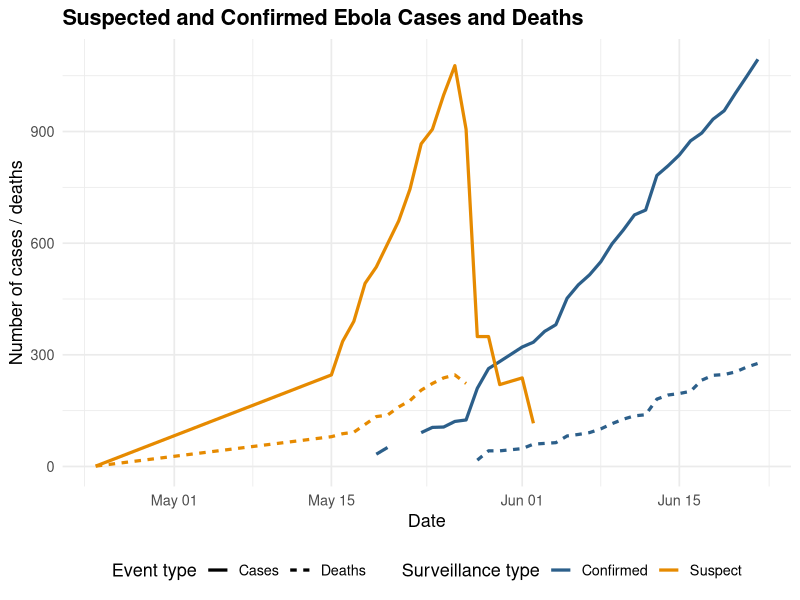
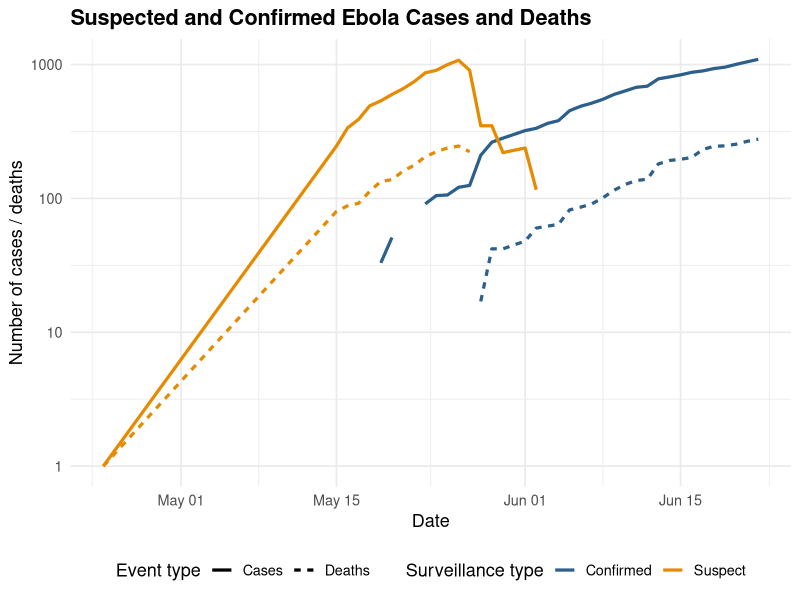
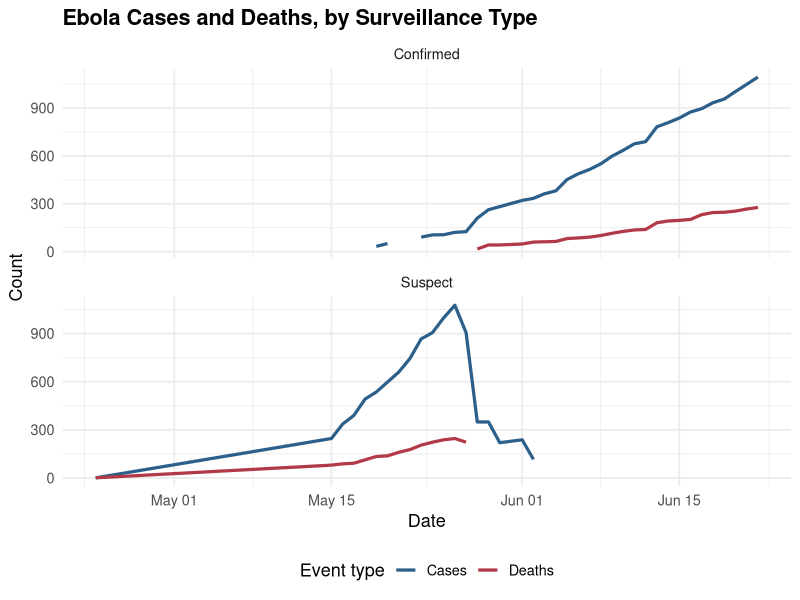
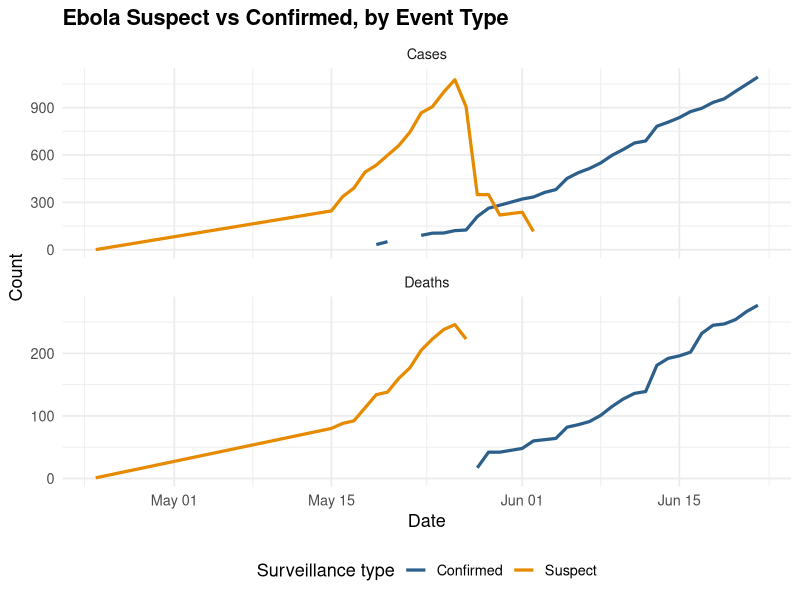

R code for these plots, in order:
library(readr)
library(tidyr)
library(dplyr)
library(ggplot2)

dta <- read_csv("../data/drc_sitrep.csv")

dta_long <- dta |>
  pivot_longer(
    cols = c(suspect_cases, suspect_death, confirmed_cases, confirmed_death),
    names_to = "series",
    values_to = "count"
  ) |>
  mutate(
    surveillanceType = if_else(grepl("^suspect", series), "Suspect", "Confirmed"),
    eventType = if_else(grepl("cases$", series), "Cases", "Deaths")
  )

head(dta_long)

dta_plot <- ggplot(dta_long, aes(x = date, y = count, 
                                 color = surveillanceType, 
                                 linetype = eventType)) +
  geom_line(linewidth = 1.1, na.rm = TRUE) +
  scale_color_manual(values = c("Suspect" = "#E68A00", "Confirmed" = "#2C5F8A")) +
  labs(
    title = "Suspected and Confirmed Ebola Cases and Deaths",
    x = "Date", y = "Number of cases / deaths",
    color = "Surveillance type", linetype = "Event type"
  ) +
  theme_minimal(base_size = 13) +
  theme(
    plot.title = element_text(face = "bold"),
    legend.position = "bottom"
  )

print(dta_plot)
print(dta_plot + scale_y_log10())



fig1 <- ggplot(dta_long, aes(x = date, y = count, color = eventType)) +
  geom_line(linewidth = 1.1, na.rm = TRUE) +
  scale_color_manual(values = c("Cases" = "#2C5F8A", "Deaths" = "#B23A48")) +
  facet_wrap(~ surveillanceType, ncol = 1, scales = "free_y") +
  labs(
    title = "Ebola Cases and Deaths, by Surveillance Type",
    x = "Date", y = "Count", color = "Event type"
  ) +
  theme_minimal(base_size = 13) +
  theme(plot.title = element_text(face = "bold"), legend.position = "bottom")

print(fig1)


fig2 <- ggplot(dta_long, aes(x = date, y = count, color = surveillanceType)) +
  geom_line(linewidth = 1.1, na.rm = TRUE) +
  scale_color_manual(values = c("Suspect" = "#E68A00", "Confirmed" = "#2C5F8A")) +
  facet_wrap(~ eventType, ncol = 1, scales = "free_y") +
  labs(
    title = "Ebola Suspect vs Confirmed, by Event Type",
    x = "Date", y = "Count", color = "Surveillance type"
  ) +
  theme_minimal(base_size = 13) +
  theme(plot.title = element_text(face = "bold"), legend.position = "bottom")

print(fig2)
